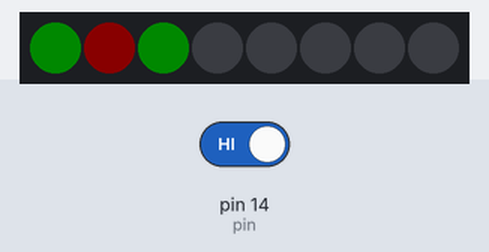
Bench run of a program on a simulated MicroPython board. Parts: 8 RGB LEDs in strip order, left to right. The inputs (shaded band) are chosen by the test bench; at power-on: pin 14 (pin) HIGH. Dim RGB values are drawn brighter than linear; random numbers come from a fixed seed.

Above: at 1.2 s.
1.3 s: pin 14 (pin) driven LOW
At 2.2 s:
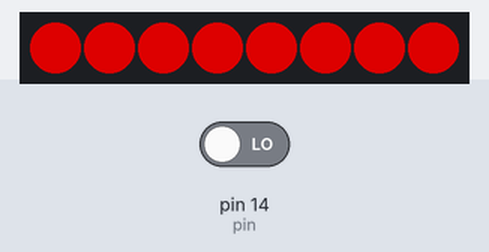
At 3.9 s:
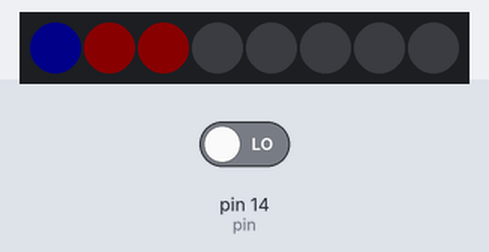
4.3 s: pin 14 (pin) driven HIGH
At 10.8 s:
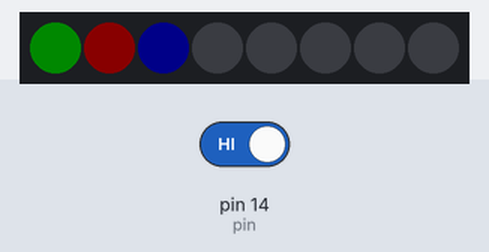
Timing chart, 0 to 19.3 s (numbered marks = the images above; inputs shaded):
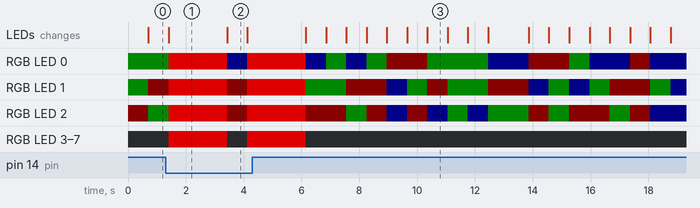

The program:

forbes.py
```python
from neopixel import NeoPixel
from machine import Pin
from time import sleep
from os import urandom

#pin = Pin(14, Pin.OUT)
np = NeoPixel(Pin(2, Pin.OUT), 8)
pin = Pin(14, Pin.IN)
test = 7/10
while True:
	can_win = True
	if pin.value() == 0:
		can_win = False
		for i in range(20):
			for i in range(0, 8):
				np[i] = 150,0,0
			np.write()
			sleep(1/10)
			for i in range(0, 8):
				np[i] = 0,0,0
			np.write()
		test = 7/10
	for i in range(0, 8):
		np[i] = 0,0,0
	np.write()
	for i in range(0, 3):
		vol = urandom(1)[0]
		if vol%3 == 0:
			np[i] = 10,0,0
		if vol%3 == 1:
			np[i] = 0,10,0
		if vol%3 == 2:
			np[i] = 0,0,10
	np.write()
	sleep(test)
	if pin.value() == 0 and np[0] == np[1] and np[1] == np[2] and can_win:
		for i in range(20):
			for i in range(0, 8):
				np[i] = 0,150,0
			np.write()
			sleep(1/10)
			for i in range(0, 8):
				np[i] = 0,0,0
			np.write()
		test = test*0.7
```

Measured:
- what the display in image 1 shows lasts 2.0 s, from 1.4 s to 3.4 s
- what the display in image 2 shows lasts 0.7 s, from 3.4 s to 4.1 s
